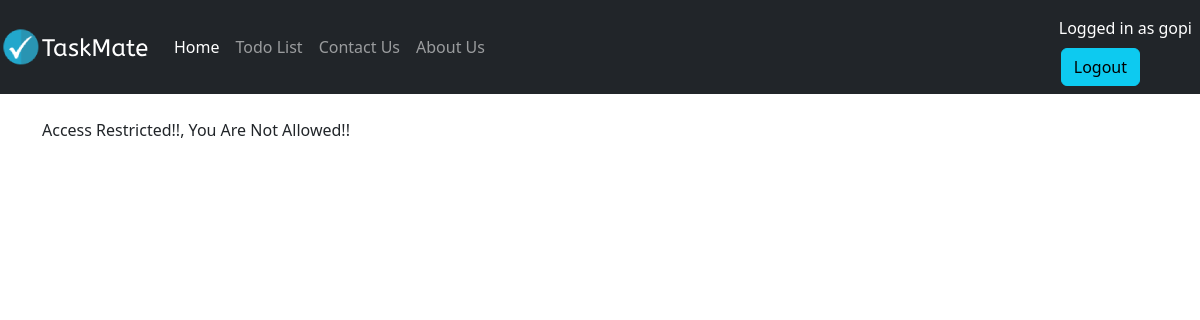
Before: /todolist/edit_task/3 (signed in) with the older database file.
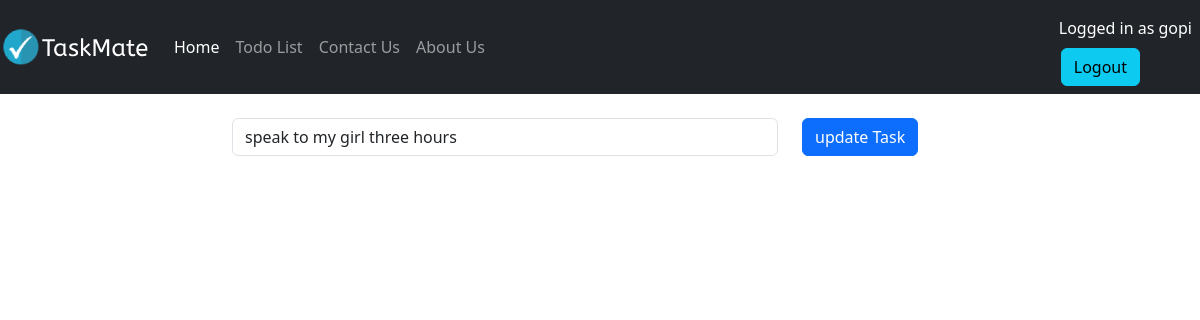
After: the same page with the newer database file.
### todolist_app/models.py (models this page shows, shortened)
class TaskList(models.Model):
    manage=models.ForeignKey(User,on_delete=models.CASCADE,default=None)
    task=models.CharField(max_length=300)
    done=models.BooleanField(default=False)
    class Meta:
        ordering= ['id']

### todolist_app/views.py (the view)
# urls.py: path('edit_task/<task_id>',views.edit_task,name='edit_task'),
@login_required
def edit_task(request,task_id):
   if request.method == 'POST':
      task=TaskList.objects.get(pk=task_id)
      form=TaskForm(request.POST or None, instance = task)
      if form.is_valid():
         form.save()
      messages.success(request,'Task Edited Successfully !!!')
      return redirect('todolist')
   else:
      task_obj=TaskList.objects.get(pk=task_id)
      return render(request,'edit.html',{'task_obj':task_obj})

### todolist_app/templates/edit.html (shortened to what this page needs)
{% extends "base.html" %}
{% block content %}
<div class="container">
    <br>
    {% if task_obj.manage == request.user %}
    <form method="POST">
        <div class="row">
          <div class="col-lg-2"><label></label></div>
          <div class="col-lg-6">
            <input type="text" class="form-control" value="{{task_obj.task}}" name="task" placeholder="{{task_obj.task}}">
          </div>
          <div class="col-lg-2">
            <button type="submit" class="btn btn-primary">update Task</button>
          </div>
        </div>
      </form>
      {% else %}
        <p>Access Restricted!!, You Are Not Allowed!!</p>
      {% endif %}
</div>
{% endblock content %}

Changed rows visible on the page:
now on this page (row edited): TaskList: task "speak to my girl three hours"
changed TaskList: manage_id empty → 1 (drawn)
Other visible differences:
text no longer shown: "Access Restricted!!, You Are Not Allowed!!"
text now shown: "update Task"
